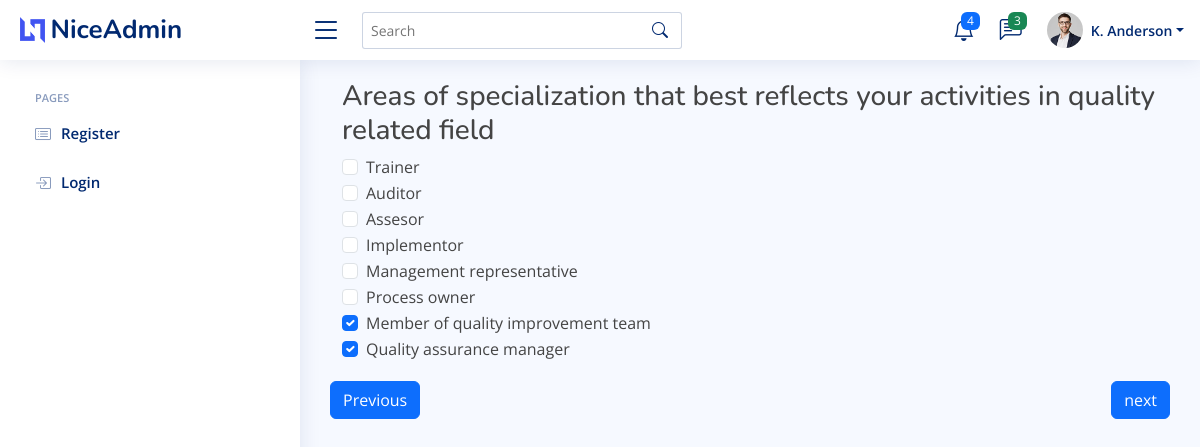
/specialized_area (signed in), run on the app's committed database.
### membership/models.py (models this page shows)
class Specialized_area(models.Model):
    Trainer = models.BooleanField(default=False)
    Auditor = models.BooleanField(default=False)
    Assesor = models.BooleanField(default=False)
    Implementor = models.BooleanField(default=False)
    Management_representative = models.BooleanField(default=False)
    Process_owner = models.BooleanField(default=False)
    Member_of_quality_improvement_team = models.BooleanField(default=False)
    Quality_assurance_manager = models.BooleanField(default=False)
    user = models.ForeignKey(User, on_delete=models.CASCADE, unique=True)

### membership/views.py (the view)
# urls.py: path("specialized_area", Specialized_area_view, name="specialized_area"),
@login_required
def Specialized_area_view(request):
    try:
        specialized_area = Specialized_area.objects.get(user=request.user)
        form = Specialized_area_forms(request.POST or None, instance=specialized_area)
        if request.method == "POST":
            if form.is_valid():
                form.save()
                return redirect("membership:information_on_present_position")
        else:
            form = Specialized_area_forms(instance=specialized_area)
    except Specialized_area.DoesNotExist:
        form = Specialized_area_forms(request.POST or None)
        if request.method == "POST":
            if form.is_valid():
                specialized_area = form.save(commit=False)
                specialized_area.user = request.user
                specialized_area.save()
                return redirect("membership:information_on_present_position")
    return render(request, "specialized_area.html", {"context": form})

### membership/forms.py
class Specialized_area_forms(forms.ModelForm):
      class Meta:
          model = Specialized_area
          exclude = ('user',)

### membership/templates/specialized_area.html (shortened to what this page needs)
{% extends 'base2.html' %}
{% load crispy_forms_tags %}
{% load static %}
{% block content %}
<main id="main" class="main">
    <div class="container">
    <h3>Areas of specialization that best reflects your activities in quality related field</h3>
        <form method="POST" action="{% url 'membership:specialized_area' %}">
{{ context|crispy }}
    </div>
    <div class="button-container">
        <a href="{% url 'membership:academic_qualification' %}" class="btn btn-primary previous-button">Previous</a>
        <input type="submit" name="submit" value="next"   class="btn btn-primary next-button" Next />
    </div>
</main>
{% endblock %}

### static/css/style.css (style rules this page uses)
:root { scroll-behavior: smooth; }
body { font-family: "Open Sans", sans-serif; background: #f6f9ff; color: #444444; }
a { color: #4154f1; text-decoration: none; }
h1, h2, h3, h4, h5, h6 { font-family: "Nunito", sans-serif; }
#main { margin-top: 60px; padding: 20px 30px; transition: all 0.3s; }
@media (min-width: 1200px) { #main, #footer { margin-left: 300px; } }

### membership/templates/specialized_area.html (style rules this page uses)
.button-container { display: flex; justify-content: space-between; margin-top: 20px; }
.button-container .previous-button { order: 1; }
.button-container .next-button { order: 2; }

### data on the page
Specialized_area: Member_of_quality_improvement_team "☑", Quality_assurance_manager "☑"
